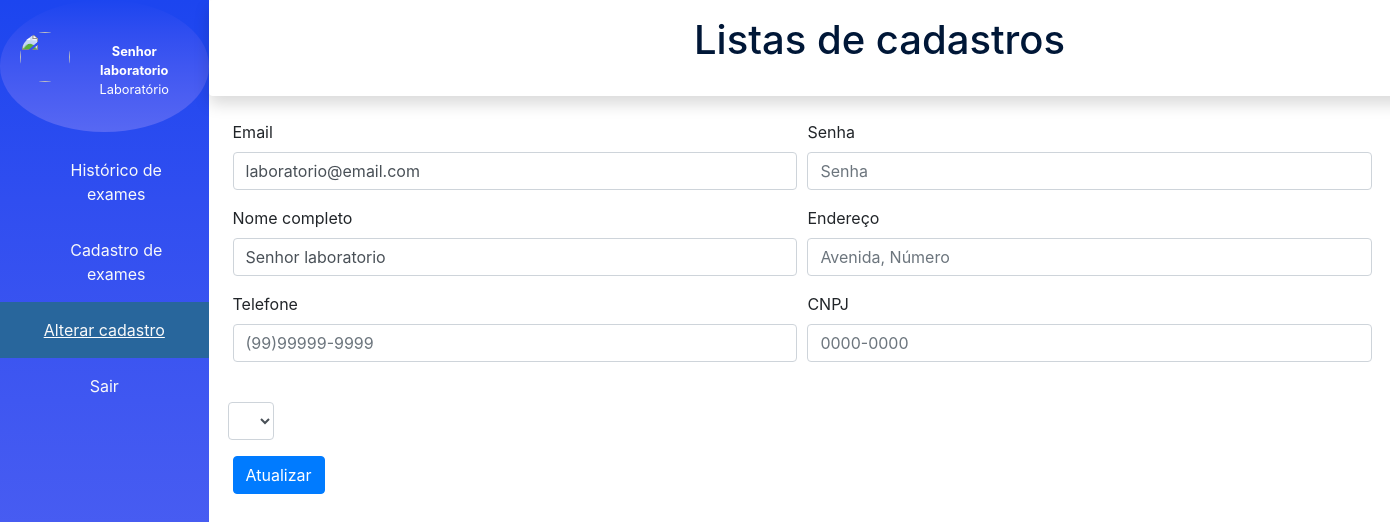
Before: /views/laboratorio/alteraCadastro.php (signed in) with the older database file.
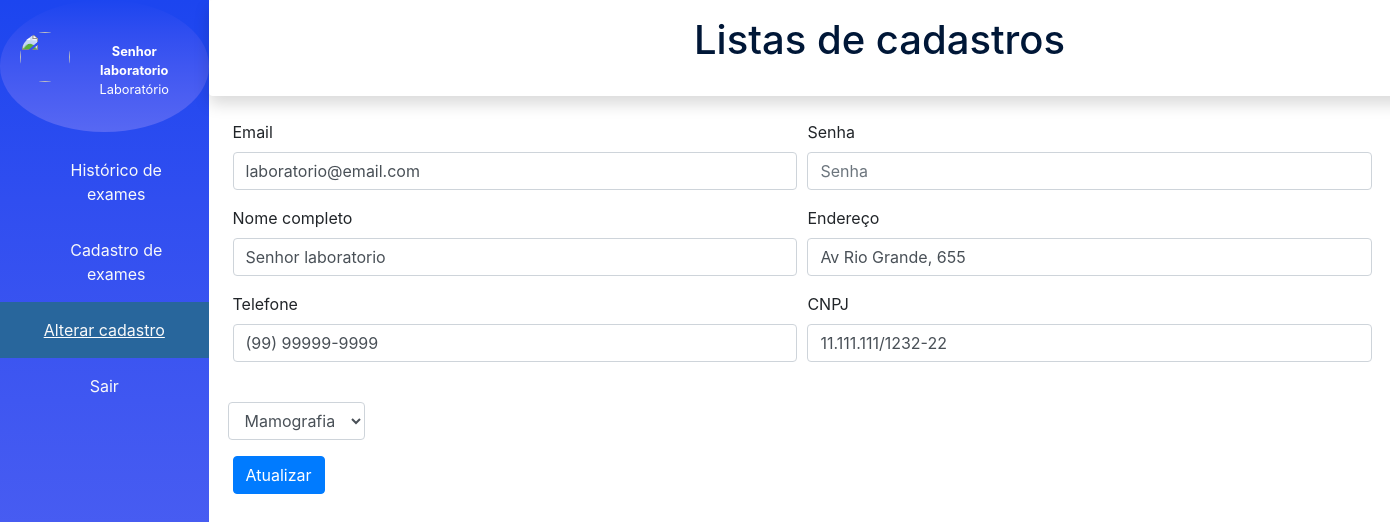
After: the same page with the newer database file.
### tables this page shows
CREATE TABLE `laboratory` (
  `cnpj` varchar(500) NOT NULL,
  `id_lab` int NOT NULL,
  `phone` varchar(500) NOT NULL,
  `address` varchar(500) NOT NULL,
  `type_exam` varchar(500) NOT NULL
);

### views/laboratorio/alteraCadastro.php (the view, shortened to what this page needs)
<?php
if (isset($_SESSION['user']) && $_SESSION['user'][3] == 'lab') {
  require_once('../../login/conexao.php');
  $id = $_SESSION['user'][0];
  $sql = "SELECT * FROM laboratory WHERE id_lab= $id";
  $result = $conn->query($sql);
  $rows = $result->fetchAll();
  $address = $rows[0][3];
  $phone = $rows[0][2];
  $cnpj = $rows[0][0];
  $type_exam = $rows[0][4];
} else {
  $_SESSION['erro'] = "Usuario invalido!";
  header("Location: http://localhost:8000");
}
?>
<!doctype html>
<html lang="pt-br">
<head>
  <link rel="stylesheet" href="../../assets/css/main.css">
  <link rel="stylesheet" href="../../assets/css/form.css">
  <link rel="stylesheet" href="../../assets/css/sidebar.css">
  <link rel="stylesheet" href="../../assets/css/table.css">
  <link rel="stylesheet" href="../../assets/css/topbar.css">
  <link rel="stylesheet" href="https://stackpath.bootstrapcdn.com/bootstrap/4.3.1/css/bootstrap.min.css">
</head>
<body>
  <div class="d-flex bg-white">
    <div id="sidebar-container" class="bg-gradient">
      <div class=" logo d-flex justify-content-center rounded-circle">
        <img src="../../assets/img/medica.jpg" class="rounded-circle">
        <div class="nome">
          <p class="font-weight-bold"><?php echo $_SESSION['user'][1] ?></p>
          <p>Laboratório</p>
        </div>
      </div>
      <div class="menu">
        <div class="d-flex pl-4 justify-content-center ">
          <a href="laboratorio.php" class="d-block text-light p-3">Histórico de exames</a>
        </div>
        <div class="d-flex pl-4 justify-content-center ">
          <a href="cadastroExam.php" class="d-block text-light p-3">Cadastro de exames</a>
        </div>
        <div class="d-flex justify-content-center dest">
          <a href="alteraCadastro.php" class="d-block text-light p-3">Alterar cadastro</a>
        </div>
        <div class="d-flex justify-content-center">
          <a href="../../index.php" class="d-block text-light p-3">Sair</a>
        </div>
      </div>
    </div>
    <div>
      <div id="topbar-container" class="shadow p-3 bg-white rounded">
        <p class="h1 pr-5 ">Listas de cadastros</p>
      </div>
      <form class="m-4" method="POST" action="../../register/LaboratoryUpdate.php">
        <div class="form-row">
          <div class="form-group col-md-6">
            <label for="inputEmail">Email</label>
            <input type="email" class="form-control" placeholder="Email" value="<?php echo $_SESSION['user'][2]; ?>">
          </div>
          <div class="form-group col-md-6">
            <label for="inputPassword">Senha</label>
            <input type="password" class="form-control" placeholder="Senha" value="">
          </div>
        </div>
        <div class="form-row">
          <div class="form-group col-md-6">
            <label for="inputName">Nome completo</label>
            <input type="name" class="form-control" placeholder="Nome" value="<?php echo $_SESSION['user'][1]; ?>">
          </div>
          <div class="form-group col-md-6">
            <label for="inputAddress">Endereço</label>
            <input type="text" class="form-control" placeholder="Avenida, Número" value="<?php echo $address; ?>">
          </div>
        </div>
        <div class="form-row">
          <div class="form-group col-md-6">
            <label for="inputTel">Telefone</label>
            <input type="tel" class="form-control" placeholder="(99)99999-9999" placeholder="00.000.000/0000-00" onkeypress="$(this).mask('00.000.000/0000-00')" value="<?php echo $phone; ?>">
          </div>
          <div class="form-group col-md-6">
            <label for="inputCnpj">CNPJ</label>
            <input class="form-control" placeholder="0000-0000" value="<?php echo $cnpj; ?>">
          </div>
        </div>
        <div class="form-row">
          <div class="form-group">
            <select class="form-control" id="exampleFormControlSelect1" value="<?php echo $type_exam; ?>">
              <option><?php echo $type_exam; ?></option>
            </select>
          </div>
        </div>
        <button type="submit" class="btn btn-primary">Atualizar</button>
      </form>
    </div>
  </div>
</body>
</html>

Changed rows visible on the page:
now on this page (row edited): laboratory: address "Av Rio Grande, 655", phone "(99) 99999-9999", cnpj "11.111.111/1232-22", type_exam "Mamografia"
